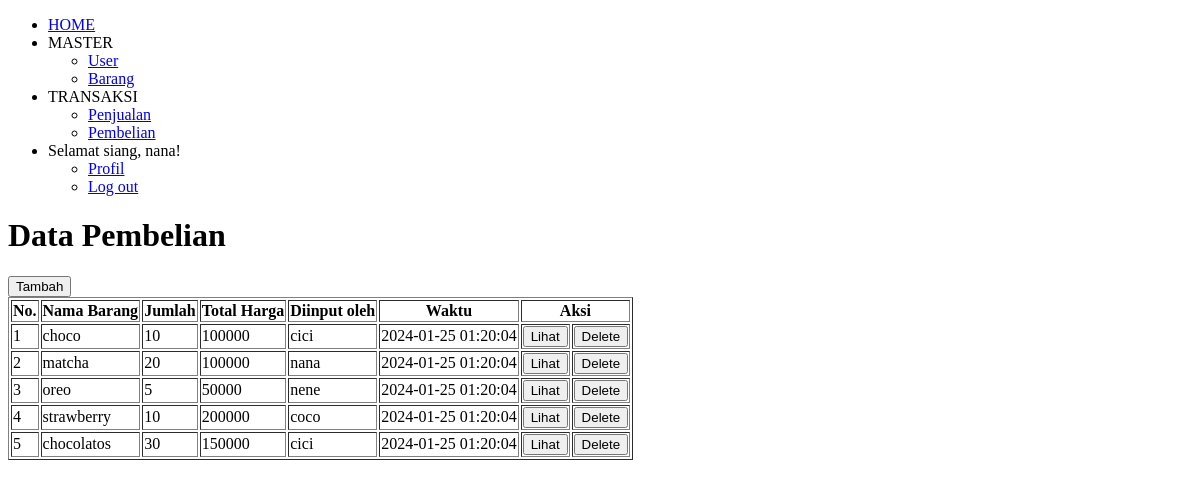
The app's page /pembelian.php (signed in), older data.
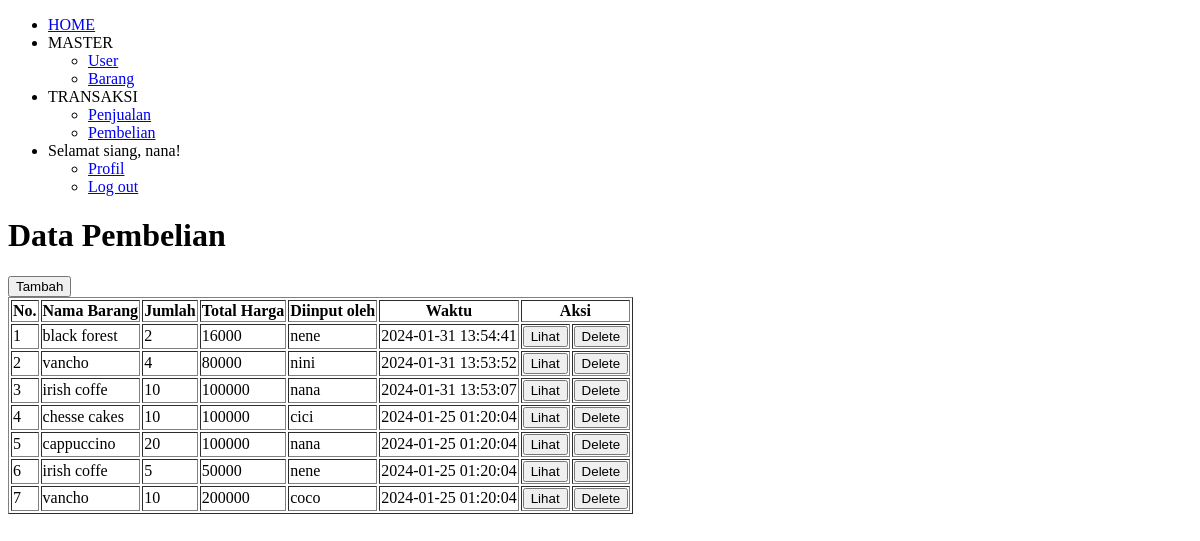
The same page, newer data.
### tables this page shows
CREATE TABLE `pembelian` (
  `id` int(10) UNSIGNED NOT NULL,
  `id_barang` int(10) UNSIGNED NOT NULL,
  `jumlah` int(10) UNSIGNED NOT NULL,
  `total_harga` int(10) UNSIGNED NOT NULL,
  `id_staff` int(10) UNSIGNED NOT NULL,
  `created_at` timestamp NOT NULL DEFAULT current_timestamp(),
  `updated_at` timestamp NULL DEFAULT NULL ON UPDATE current_timestamp()
);

CREATE TABLE `barang` (
  `id` int(11) UNSIGNED NOT NULL,
  `nama` varchar(50) NOT NULL,
  `kategori` enum('makanan','minuman') NOT NULL,
  `stok` int(10) UNSIGNED NOT NULL,
  `harga_beli` int(10) UNSIGNED NOT NULL,
  `harga_jual` int(10) UNSIGNED NOT NULL,
  `created_at` timestamp NOT NULL DEFAULT current_timestamp(),
  `updated_at` timestamp NULL DEFAULT NULL ON UPDATE current_timestamp()
);

CREATE TABLE `user` (
  `id` int(11) UNSIGNED NOT NULL,
  `username` varchar(50) NOT NULL,
  `password` varchar(255) NOT NULL,
  `level` enum('admin','keuangan','logistik') NOT NULL,
  `created_at` timestamp NOT NULL DEFAULT current_timestamp(),
  `updated_at` timestamp NULL DEFAULT NULL ON UPDATE current_timestamp()
);

### pembelian.php (the view, shortened to what this page needs)
<!DOCTYPE html>
<html>
<head>
</head>
<body>
    <?php include "menu.php"; ?>
    <?php
    require "koneksi.php";
    $sql = "SELECT pembelian.id, barang.nama as nama_barang, pembelian.jumlah, pembelian.total_harga, user.username, pembelian.created_at FROM barang JOIN pembelian on barang.id = pembelian.id_barang JOIN user ON user.id = pembelian.id_staff ORDER BY pembelian.created_at DESC";
    $query = mysqli_query($koneksi, $sql);
    ?>
    <div>
        <h1>Data Pembelian</h1>
        <form action="new-pembelian.php" method="GET">
            <button type="submit">Tambah</button>
        </form>
        <table border="1">
            <tr>
                <th>No.</th>
                <th>Nama Barang</th>
                <th>Jumlah</th>
                <th>Total Harga</th>
                <th>Diinput oleh</th>
                <th>Waktu</th>
                <th colspan="2">Aksi</th>
            </tr>
            <?php $i = 1; ?>
            <?php while ($pembelian = mysqli_fetch_array($query)) : ?>
                <tr>
                    <td><?= $i ?></td>
                    <td><?= $pembelian["nama_barang"] ?></td>
                    <td><?= $pembelian["jumlah"] ?></td>
                    <td><?= $pembelian["total_harga"] ?></td>
                    <td><?= $pembelian["username"] ?></td>
                    <td><?= $pembelian["created_at"] ?></td>
                    <td>
                        <form action="read-pembelian.php" method="GET">
                            <button type="submit">Lihat</button>
                        </form>
                    </td>
                    <td>
                        <form action="delete-pembelian.php" method="POST" onsubmit="return konfirmasi(this)">
                            <button type="submit">Delete</button>
                        </form>
                    </td>
                </tr>
                <?php $i++; ?>
            <?php endwhile ?>
        </table>
    </div>
</body>
</html>

### menu.php (shortened to what this page needs)
<nav>
	<ul>
		<li><a href="home.php">HOME</a></li>
		<li>MASTER
			<ul>
				<?php if ($_SESSION["level"] == "admin") : ?>
					<li><a href="user.php">User</a></li>
				<?php endif ?>
				<li><a href="barang.php">Barang</a></li>
			</ul>
		</li>
		<li>TRANSAKSI
			<ul>
				<li><a href="penjualan.php">Penjualan</a></li>
				<li><a href="pembelian.php">Pembelian</a></li>
			</ul>
		</li>
		<li>Selamat siang, <?= $_SESSION["username"] ?>!
			<ul>
				<li><a href="profil.php">Profil</a></li>
				<li><a href="logout.php">Log out</a></li>
			</ul>
		</li>
	</ul>
</nav>

Row changes from the older to the newer data that the page shows:
removed pembelian: id_barang.nama "chocolatos", jumlah "30", total_harga "150000", id_staff.username "cici", created_at "2024-01-25 01:20:04"
added pembelian: id_barang.nama "black forest", jumlah "2", total_harga "16000", id_staff.username "nene", created_at "2024-01-31 13:54:41"
added pembelian: id_barang.nama "vancho", jumlah "4", total_harga "80000", id_staff.username "nini", created_at "2024-01-31 13:53:52"
added pembelian: id_barang.nama "irish coffe", jumlah "10", total_harga "100000", id_staff.username "nana", created_at "2024-01-31 13:53:07"
changed through a linked row, pembelian "cici": id_barang.nama "choco" → "chesse cakes"
changed through a linked row, pembelian: id_barang.nama "matcha" → "cappuccino"
changed through a linked row, pembelian (number 6 of 7 on the later page): id_barang.nama "oreo" → "irish coffe"
changed through a linked row, pembelian "coco": id_barang.nama "strawberry" → "vancho"
